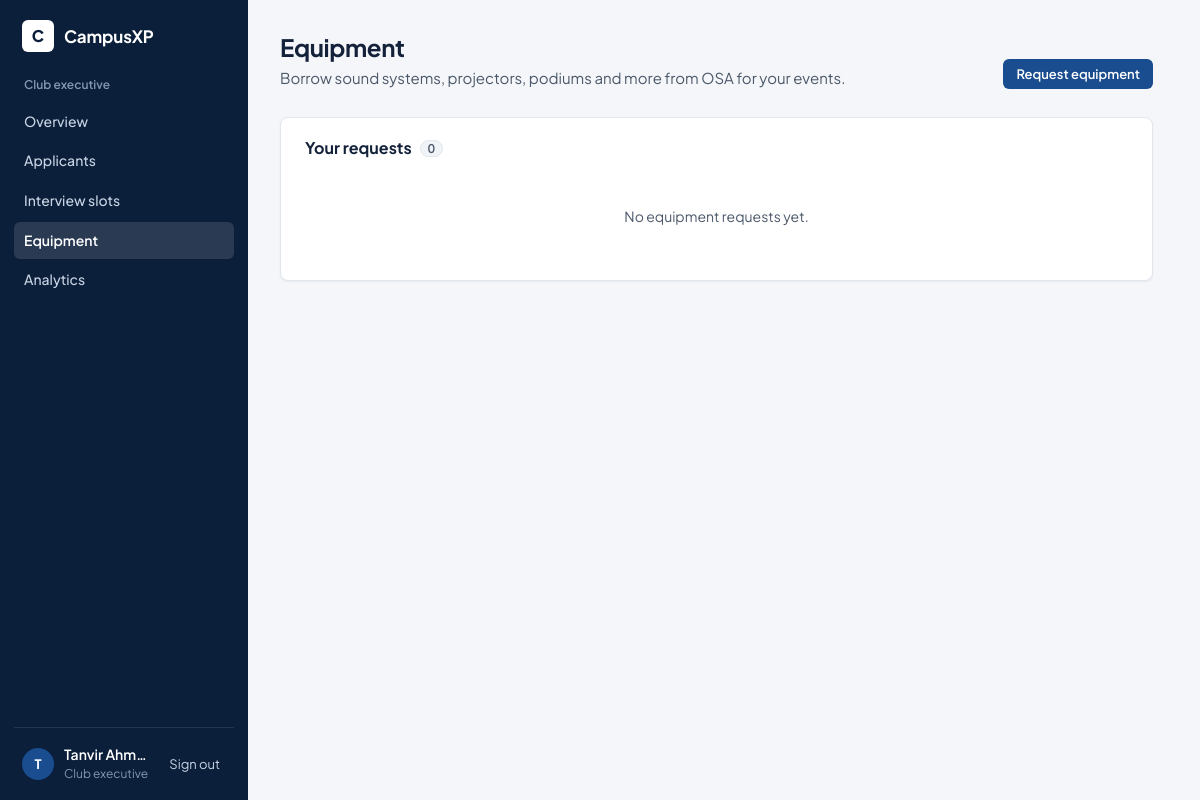
Page /index.php?controller=executive&action=logistics (signed in) on the earlier database version.
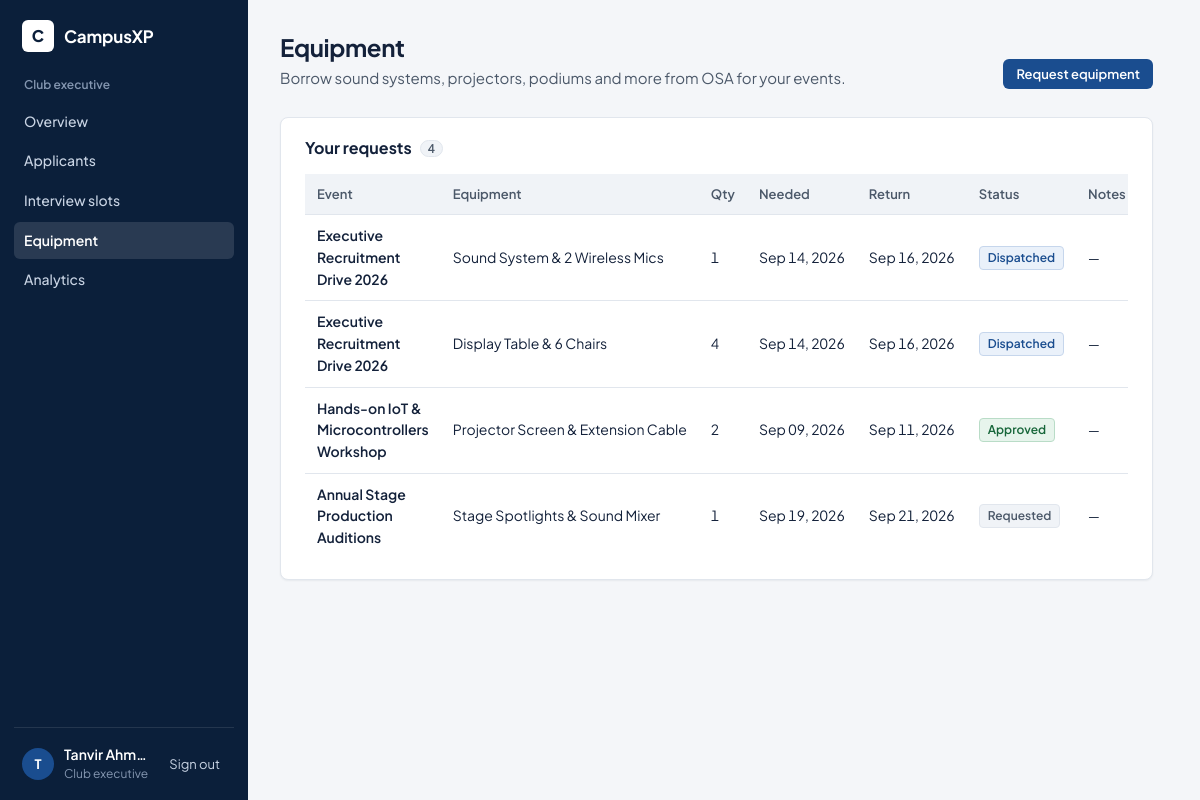
Same page on the later database version.
### tables this page shows
CREATE TABLE IF NOT EXISTS `logistics_requests` (
  `id` INT AUTO_INCREMENT PRIMARY KEY,
  `approval_id` INT NULL,
  `user_id` INT NULL,
  `requester_role` ENUM('club_exec','recruiter','admin') DEFAULT 'club_exec',
  `club_or_org` VARCHAR(100) NOT NULL,
  `item_name` VARCHAR(100) NOT NULL,
  `quantity` INT NOT NULL,
  `purpose` VARCHAR(255) NULL,
  `date_needed` DATE NULL,
  `date_return` DATE NULL,
  `dispatch_status` ENUM('Requested','Approved','Dispatched','Returned','Rejected') DEFAULT 'Requested',
  `admin_notes` TEXT NULL,
  `requested_at` TIMESTAMP DEFAULT CURRENT_TIMESTAMP,
  CONSTRAINT `fk_logistics_approval` FOREIGN KEY (`approval_id`) REFERENCES `approval_requests`(`id`) ON DELETE SET NULL
);

### config/db.php (called while the page is built, shortened)
<?php
function cleanInput($data) {
    return htmlspecialchars(stripslashes(trim($data ?? "")));
}
function get_auth_user() {
    return $_SESSION['user'] ?? null;
}

### controllers/ExecutiveController.php (called while the page is built, shortened)
<?php
require_once __DIR__ . '/../config/db.php';
require_once __DIR__ . '/../models/LogisticsModel.php';
class ExecutiveController {
    private static function checkExecAuth() {
        $auth_user = get_auth_user();
        return $auth_user;
    }
    public static function logistics($conn) {
        $auth_user = self::checkExecAuth();
        $requests = getLogisticsRequestsByUser($conn, $auth_user['id']);
        require_once __DIR__ . '/../views/executive/logistics.view.php';
    }
}

### models/LogisticsModel.php (called while the page is built, shortened)
<?php
function getLogisticsRequestsByUser($conn, $userId) {
    $sql = "SELECT l.*, l.purpose as event_name, l.item_name as item_type,
                   l.date_needed as needed_date, l.date_return as return_date,
                   l.admin_notes as notes
            FROM logistics_requests l
            WHERE l.user_id = ?
            ORDER BY l.requested_at DESC";
    $stmt = mysqli_prepare($conn, $sql);
    mysqli_stmt_bind_param($stmt, "i", $userId);
    mysqli_stmt_execute($stmt);
    $requests = mysqli_fetch_all(mysqli_stmt_get_result($stmt), MYSQLI_ASSOC);
    return $requests;
}

### views/executive/logistics.view.php (the view, shortened to what this page needs)
<?php require_once __DIR__ . '/../layouts/header.php'; ?>
<div class="page-header">
    <div>
        <h1 class="page-title">Equipment</h1>
        <p class="page-sub">Borrow sound systems, projectors, podiums and more from OSA for your events.</p>
    </div>
    <button class="btn btn-primary btn-sm" onclick="openModal('new-logistics-modal')">Request equipment</button>
</div>
<div class="glass-card section">
    <div class="card-header">
        <h2 class="card-title">Your requests <span class="count-badge"><?= count($requests) ?></span></h2>
    </div>
    <?php if (empty($requests)): ?>
        <div class="empty-state">No equipment requests yet.</div>
    <?php else: ?>
        <div class="table-wrap"><table class="data-table">
            <thead>
                <tr>
                    <th>Event</th>
                    <th>Equipment</th>
                    <th>Qty</th>
                    <th>Needed</th>
                    <th>Return</th>
                    <th>Status</th>
                    <th>Notes</th>
                </tr>
            </thead>
            <tbody>
                <?php foreach ($requests as $r):
                    $st = $r['dispatch_status'];
                    $badge = '';
                    if ($st === 'Approved') $badge = 'tag-success';
                    elseif ($st === 'Dispatched') $badge = 'tag-info';
                    elseif ($st === 'Rejected') $badge = 'tag-danger';
                ?>
                    <tr>
                        <td class="fw-600"><?= htmlspecialchars($r['event_name']) ?></td>
                        <td><?= htmlspecialchars($r['item_type']) ?></td>
                        <td><?= $r['quantity'] ?></td>
                        <td><?= !empty($r['needed_date']) ? date('M d, Y', strtotime($r['needed_date'])) : '—' ?></td>
                        <td><?= !empty($r['return_date']) ? date('M d, Y', strtotime($r['return_date'])) : '—' ?></td>
                        <td><span class="badge-tag <?= $badge ?>"><?= htmlspecialchars($st) ?></span></td>
                        <td class="text-xs text-muted wrap"><?= htmlspecialchars($r['notes'] ?: '—') ?></td>
                    </tr>
                <?php endforeach; ?>
            </tbody>
        </table></div>
    <?php endif; ?>
</div>
<?php require_once __DIR__ . '/../layouts/footer.php'; ?>

### index.php (shortened to what this page needs)
<?php
require_once __DIR__ . '/config/db.php';
require_once __DIR__ . '/controllers/StudentController.php';
require_once __DIR__ . '/controllers/ExecutiveController.php';
require_once __DIR__ . '/controllers/AdminController.php';
$controller = cleanInput($_GET['controller'] ?? '');
$action = cleanInput($_GET['action'] ?? '');
switch ($controller) {
    case 'executive':
        switch ($action) {
            case 'logistics':
                ExecutiveController::logistics($conn);
                break;
        }
        break;
}

### views/layouts/header.php (shortened to what this page needs)
<?php
$auth_user = get_auth_user();
$controller = $_GET['controller'] ?? '';
$action = $_GET['action'] ?? '';
$nav_map = [
    'student' => ['student', 'Student', [
        'dashboard'    => 'Opportunities',
        'applications' => 'Applications',
        'profile'      => 'Profile',
    ]],
    'club_exec' => ['executive', 'Club executive', [
        'dashboard' => 'Overview',
        'kanban'    => 'Applicants',
        'scheduler' => 'Interview slots',
        'logistics' => 'Equipment',
        'analytics' => 'Analytics',
    ]],
    'recruiter' => ['recruiter', 'Recruiter', [
        'dashboard'     => 'Job posts',
        'create_drive'  => 'Post a job',
        'kanban'        => 'Applicants',
        'talent_search' => 'Talent search',
        'shortlists'    => 'Shortlists',
        'outreach'      => 'Outreach',
        'logistics'     => 'Equipment',
    ]],
    'admin' => ['admin', 'Admin', [
        'dashboard'  => 'Overview',
        'moderation' => 'Approvals',
        'booths'     => 'Booths',
        'logistics'  => 'Equipment',
    ]],
];
$nav = $auth_user ? ($nav_map[$auth_user['role']] ?? null) : null;
?>
<!DOCTYPE html>
<html lang="en">
<head>
    <link rel="stylesheet" href="assets/css/style.css">
</head>
<body>
<?php if ($nav): ?>
<div class="app-shell">
    <aside class="sidebar" id="sidebar">
        <a href="index.php" class="brand-logo">
            <div class="logo-badge">C</div>
            <div class="brand-text">CampusXP</div>
        </a>
        <div class="nav-group-label"><?= $nav[1] ?></div>
        <nav class="side-nav" aria-label="Main">
            <?php foreach ($nav[2] as $nav_action => $nav_label): ?>
                <?php $is_active = $controller === $nav[0] && $action === $nav_action; ?>
                <a href="index.php?controller=<?= $nav[0] ?>&action=<?= $nav_action ?>"
                   class="side-link<?= $is_active ? ' active' : '' ?>"<?= $is_active ? ' aria-current="page"' : '' ?>><?= $nav_label ?></a>
            <?php endforeach; ?>
        </nav>
        <div class="sidebar-user">
            <div class="user-role-avatar"><?= strtoupper(substr($auth_user['full_name'], 0, 1)) ?></div>
            <div style="min-width: 0;">
                <div class="sidebar-user-name"><?= htmlspecialchars($auth_user['full_name']) ?></div>
                <div class="sidebar-user-role"><?= $nav[1] ?></div>
            </div>
            <a href="index.php?controller=auth&action=logout" class="sidebar-signout">Sign out</a>
        </div>
    </aside>
    <div class="app-main">
<?php endif; ?>
    <main class="main-container">

### views/layouts/footer.php (shortened to what this page needs)
    </main>
<?php if (!empty($nav)): ?>
    </div>
</div>
<?php endif; ?>
</body>
</html>

Differences in the rows shown:
now on this page (row edited): logistics_requests: purpose "Executive Recruitment Drive 2026", item_name "Sound System & 2 Wireless Mics", quantity "1", date_needed "Sep 14, 2026", date_return "Sep 16, 2026", dispatch_status "Dispatched", admin_notes "—"
now on this page (row edited): logistics_requests: purpose "Executive Recruitment Drive 2026", item_name "Display Table & 6 Chairs", quantity "4", date_needed "Sep 14, 2026", date_return "Sep 16, 2026", dispatch_status "Dispatched", admin_notes "—"
now on this page (row edited): logistics_requests: purpose "Hands-on IoT & Microcontrollers Workshop", item_name "Projector Screen & Extension Cable", quantity "2", date_needed "Sep 09, 2026", date_return "Sep 11, 2026", dispatch_status "Approved", admin_notes "—"
now on this page (row edited): logistics_requests: purpose "Annual Stage Production Auditions", item_name "Stage Spotlights & Sound Mixer", quantity "1", date_needed "Sep 19, 2026", date_return "Sep 21, 2026", dispatch_status "Requested", admin_notes "—"
Other differences:
count($requests): "0" → "4"
text no longer shown: "No equipment requests yet."
text now shown: "Event Equipment Qty Needed Return Status Notes"
